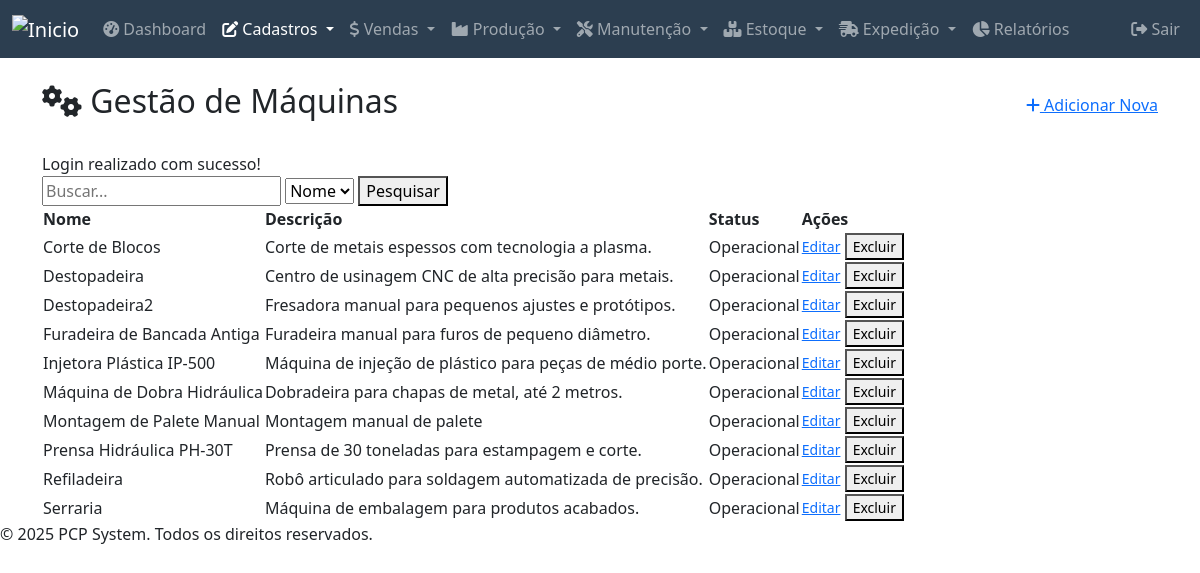
The app's page /modules/maquinas/index.php (signed in) with its own data.
### tables this page shows
CREATE TABLE `maquinas` (
  `id` int(11) NOT NULL,
  `nome` varchar(100) NOT NULL,
  `descricao` text DEFAULT NULL,
  `status` enum('operacional','manutencao','parada') NOT NULL DEFAULT 'operacional',
  `numero_serie` varchar(50) DEFAULT NULL,
  `tag_ativo` varchar(30) DEFAULT NULL,
  `fabricante` varchar(100) DEFAULT NULL,
  `modelo_maquina` varchar(50) DEFAULT NULL,
  `tipo_maquina` varchar(50) DEFAULT NULL,
  `localizacao` varchar(100) DEFAULT NULL,
  `data_aquisicao` date DEFAULT NULL,
  `data_ultima_manutencao` date DEFAULT NULL,
  `capacidade_hora` decimal(10,2) DEFAULT NULL,
  `unidade_capacidade` varchar(20) DEFAULT NULL,
  `deleted_at` datetime DEFAULT NULL
);

### public_html/config/database.php (called while the page is built, shortened)
<?php
function sanitizeInput($data) {
    $data = (string) $data;
    $data = trim($data);
    $data = stripslashes($data);
    $data = htmlspecialchars($data, ENT_QUOTES, 'UTF-8');
    return $data;
}
?>

### public_html/modules/maquinas/index.php (the view, shortened to what this page needs)
<?php
require_once __DIR__ . '/../../config/database.php';
require_once __DIR__ . '/../../includes/header.php';
$conn = connectDB();
$search_term = sanitizeInput($_GET['search_term'] ?? '');
$filter_field = sanitizeInput($_GET['filter_field'] ?? 'nome');
$filter_options = [
    'nome' => 'Nome',
    'status' => 'Status'
];
$items_per_page = 15;
$current_page = isset($_GET['page']) ? (int)$_GET['page'] : 1;
$offset = ($current_page - 1) * $items_per_page;
$where_clause = " WHERE deleted_at IS NULL ";
$params = [];
$sql_fetch = "SELECT * FROM maquinas" . $where_clause . " ORDER BY nome ASC LIMIT ? OFFSET ?";
$params_fetch = array_merge($params, [$items_per_page, $offset]);
$result_fetch = $conn->execute_query($sql_fetch, $params_fetch);
$maquinas = $result_fetch->fetch_all(MYSQLI_ASSOC);
?>
<div class="container mt-4">
    <div class="d-flex justify-content-between align-items-center mb-4">
        <h2><i class="fas fa-cogs"></i> Gestão de Máquinas</h2>
        <a href="adicionar.php" class="button add"><i class="fas fa-plus"></i> Adicionar Nova</a>
    </div>
    <?php if (isset($_SESSION['message'])): ?>
    <div class="message <?php echo htmlspecialchars($_SESSION['message_type']); ?>">
        <?php echo $_SESSION['message']; ?>
    </div>
    <?php endif; ?>
    <div class="search-container">
        <form action="index.php" method="GET" class="search-form-inline">
            <input type="text" name="search_term" placeholder="Buscar..." value="<?php echo htmlspecialchars($search_term); ?>">
            <select name="filter_field">
                <?php foreach ($filter_options as $field_value => $field_label): ?>
                    <option value="<?php echo htmlspecialchars($field_value); ?>" <?php echo ($filter_field === $field_value) ? 'selected' : ''; ?>>
                        <?php echo htmlspecialchars($field_label); ?>
                    </option>
                <?php endforeach; ?>
            </select>
            <button type="submit" class="button">Pesquisar</button>
        </form>
    </div>
    <?php if (!empty($maquinas)): ?>
        <table>
            <thead>
                <tr>
                    <th>Nome</th>
                    <th>Descrição</th>
                    <th>Status</th>
                    <th>Ações</th>
                </tr>
            </thead>
            <tbody>
                <?php foreach ($maquinas as $maquina): ?>
                    <tr>
                        <td><?php echo htmlspecialchars($maquina['nome']); ?></td>
                        <td><?php echo htmlspecialchars($maquina['descricao']); ?></td>
                        <td><span class="status-<?php echo htmlspecialchars(strtolower($maquina['status'])); ?>"><?php echo htmlspecialchars(ucfirst($maquina['status'])); ?></span></td>
                        <td>
                            <a href="editar.php?id=<?php echo $maquina['id']; ?>" class="button edit small">Editar</a>
                            <button class="button delete small" onclick="showDeleteModal('maquinas', <?php echo $maquina['id']; ?>)">Excluir</button>
                        </td>
                    </tr>
                <?php endforeach; ?>
            </tbody>
        </table>
    <?php else: ?>
        <p style="text-align: center; margin-top: 20px;">Nenhuma máquina encontrada.</p>
    <?php endif; ?>
</div>
<?php
require_once __DIR__ . '/../../includes/footer.php';
?>

### records on screen
maquinas: nome "Corte de Blocos", descricao "Corte de metais espessos com tecnologia a plasma.", status "Operacional"
maquinas: nome "Destopadeira", descricao "Centro de usinagem CNC de alta precisão para metais.", status "Operacional"
maquinas: nome "Destopadeira2", descricao "Fresadora manual para pequenos ajustes e protótipos.", status "Operacional"
maquinas: nome "Furadeira de Bancada Antiga", descricao "Furadeira manual para furos de pequeno diâmetro.", status "Operacional"
maquinas: nome "Injetora Plástica IP-500", descricao "Máquina de injeção de plástico para peças de médio porte.", status "Operacional"
maquinas: nome "Máquina de Dobra Hidráulica", descricao "Dobradeira para chapas de metal, até 2 metros.", status "Operacional"
maquinas: nome "Montagem de Palete Manual", descricao "Montagem manual de palete", status "Operacional"
maquinas: nome "Prensa Hidráulica PH-30T", descricao "Prensa de 30 toneladas para estampagem e corte.", status "Operacional"
maquinas: nome "Refiladeira", descricao "Robô articulado para soldagem automatizada de precisão.", status "Operacional"
maquinas: nome "Serraria", descricao "Máquina de embalagem para produtos acabados.", status "Operacional"

### other values on screen
$_SESSION['message'] "Login realizado com sucesso!"
form field filter_field "Nome"
